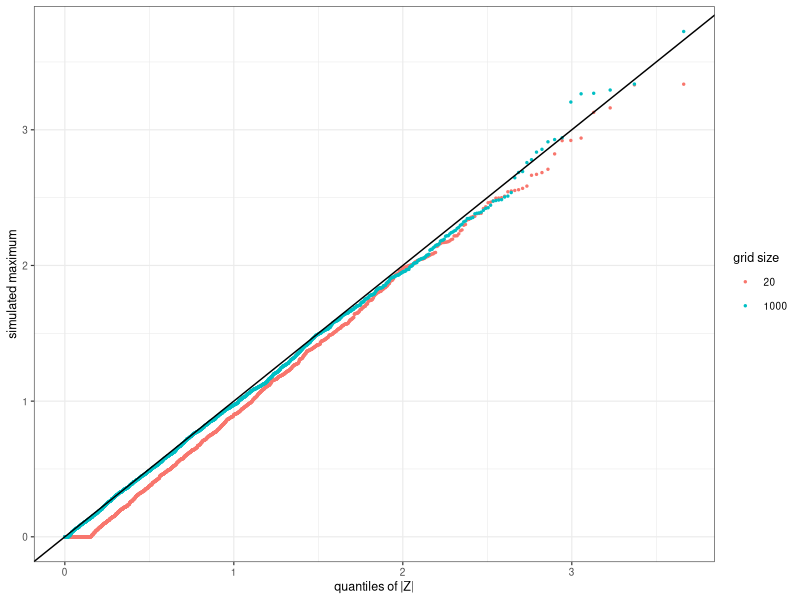

Reproduce this figure in R.
## ---- chunk 1
knitr::opts_chunk$set(echo = FALSE, out.width = "100%")
library(ggplot2)
set.seed(20261008)
## ---- chunk 2
max_w <- function(n) max(cumsum(rnorm(n, sd = sqrt(1 / n))), 0)
sims <- data.frame(n = rep(c(20, 1000), each = 2000))
sims$m <- sapply(sims$n, max_w)
ggplot(sims, aes(sample = m, color = factor(n))) +
  geom_qq(distribution = function(p) qnorm((1 + p) / 2), size = 0.5) +
  geom_abline(intercept = 0, slope = 1) +
  labs(x = "quantiles of |Z|", y = "simulated maximum", color = "grid size") +
  theme_bw(base_size = 9)
